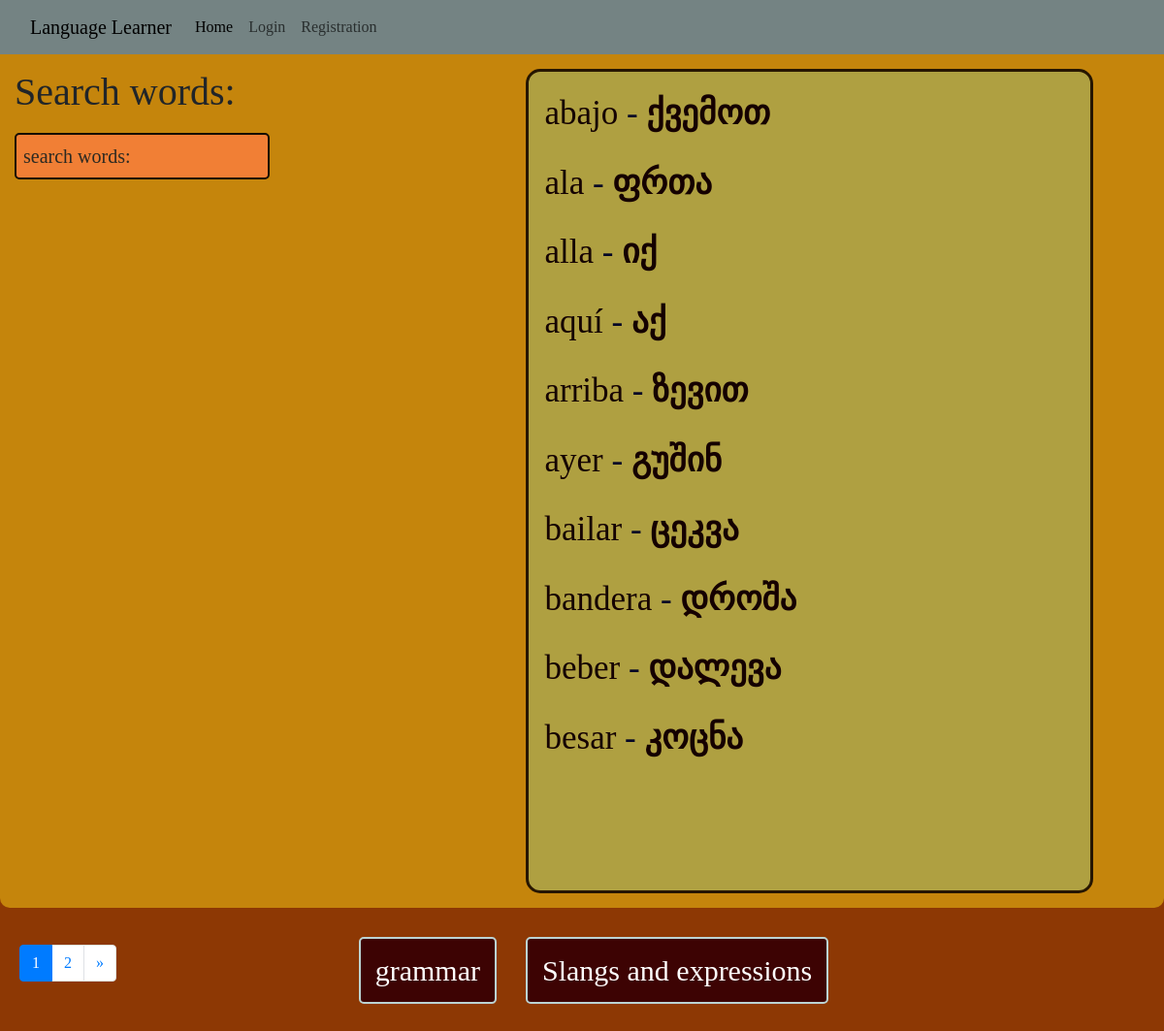
The app's page /learn/Spanish/words/ with its own data.
### teach/models.py (models this page shows)
class Word(models.Model):
    word_name = models.CharField(max_length=100, null=False, unique=True)
    translate = models.CharField(max_length=100, null=False)
    language = models.ForeignKey(Language, on_delete=models.CASCADE, null=False)
    is_valid = models.BooleanField(default=False, null=True)
    creator = models.ForeignKey(User, on_delete=models.CASCADE, null=False)

### learn/views.py (the view)
# urls.py: path('<str:language>/words/', views.learn_words, name='learn_words'),
def learn_words(request, language):
    language_obj = Language.objects.filter(name=language).first()
    all_words = language_obj.word_set.filter(is_valid=True).order_by('word_name'.lower())
    dict_words = [{'word': word.word_name, 'translate': word.translate} for word in all_words]
    page = request.GET.get('page')
    page_obj = paginator.Paginator(all_words, 10)
    page_obj = page_obj.get_page(page)
    return render(request, 'words.html', {'page_words': page_obj,
                                          'json_words': dict_words, 'language_obj': language_obj})

### templates/words.html (shortened to what this page needs)
{% extends 'base.html' %}
{% block content %}
    <div class="main_container">
    <div class="search_div">
        <h1>Search words:</h1>
        <input type="text" id="search-bar" onkeyup="search_func()" placeholder="search words:">
    </div>
    <div id="dictionary">
         {% for word in page_words %}
             <span class="word">{{ word.word_name }} <span class="slash">-</span> <span class="translate">{{ word.translate }}</span></span>
         {% endfor %}
    </div>
    </div>
    <div class="other_content">
    <div class="word_paginator">
        <nav aria-label="Page navigation example">
  <ul class="pagination">
                <li class="page-item active active-page"><a class="page-link" href="?page={{ page_words.number }}">{{ page_words.number }}</a></li>
      {% if page_words.has_next %}
              <li class="page-item"><a class="page-link" href="?page={{ page_words.next_page_number }}">{{ page_words.next_page_number }}</a></li>
              <li class="page-item">
      <a class="page-link" href="?page={{ page_words.paginator.num_pages }}" aria-label="Next">
        <span aria-hidden="true">&raquo;</span>
      </a>
    </li>
      {% endif %}
  </ul>
</nav>
    </div>
    <div class="learn_other">
        <button><a href="{% url 'grammar_topics' language_obj.name %}">grammar</a></button>
    <button><a href="{% url 'slangs' language_obj.name %}">Slangs and expressions</a></button>
    </div>
    </div>
{% endblock %}

### templates/words.html (style rules this page uses)
#dictionary { display: flex; flex-direction: column; background-color: #afa041; width: 50%; padding: 10px; border-radius: 15px; border: solid #261601 3px; gap: 5px; margin-left: auto; margin-right: 5%; height: 400px; overflow: auto; color: #150202; }
#search-bar { padding: 7px; border-radius: 5px; border: solid #150d04 2px; background-color: #f17f35; font-size: 20px; }
#search-bar::placeholder { color: #2c2a22; }
.active-page a { text-decoration: none; }
.word, .dict_word { font-size: 35px; padding: 7px; border-radius: 5px; }
.slash { color: #040625; }
.translate { color: #150000; font-weight: bold; }
.main_container { background-color: #c5850c; display: flex; padding: 15px; border-bottom-right-radius: 10px; border-bottom-left-radius: 10px; }
.search_div { display: flex; flex-direction: column; gap: 10px; width: fit-content; align-items: flex-start; }
.other_content { display: flex; width: 100%; margin: auto; margin-top: 30px; gap: 20px; justify-content: flex-start; padding-bottom: 10px; align-items: center; padding-left: 20px; }
.word_paginator { display: flex; flex-direction: row; }
.learn_other { display: flex; align-items: center; gap: 30px; width: 80%; justify-content: center; }
.learn_other button { background-color: #3d0303; border: solid #bbd3d3 2px; padding-left: 15px; padding-right: 15px; padding-top: 10px; padding-bottom: 10px; border-radius: 5px; }
.learn_other button a { text-decoration: none; font-size: 30px; color: white; }
@media screen and (min-height: 950px) { #dictionary { height: 850px; } }

### templates/base.html (style rules this page uses)
body { background-color: #8d3804; font-family: "Franklin Gothic Medium Cond"; }
html, body { margin: 0; padding: 0; height: 100%; }

### records on screen
Word: word_name "abajo", translate "ქვემოთ"
Word: word_name "ala", translate "ფრთა"
Word: word_name "alla", translate "იქ"
Word: word_name "aquí", translate "აქ"
Word: word_name "arriba", translate "ზევით"
Word: word_name "ayer", translate "გუშინ"
Word: word_name "bailar", translate "ცეკვა"
Word: word_name "bandera", translate "დროშა"
Word: word_name "beber", translate "დალევა"
Word: word_name "besar", translate "კოცნა"

### other values on screen
{{ page_words.number }} "1"
{{ page_words.next_page_number }} "2"
